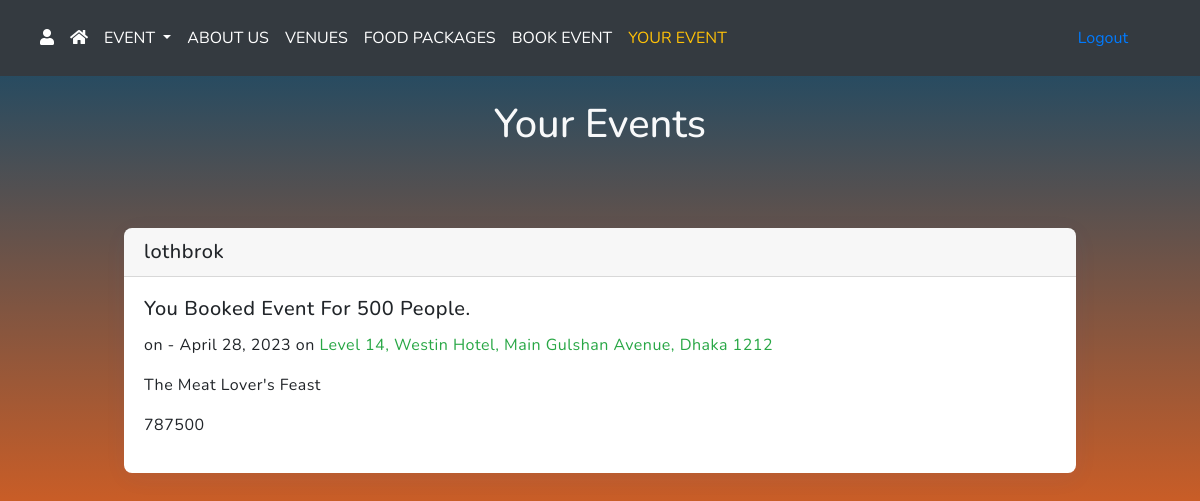
The page /user_cart (signed in) on the database its author committed.
### website/models.py (models this page shows, shortened)
class Book_event(models.Model):
    name = models.CharField(max_length = 100)
    mobile = models.CharField(max_length = 14)
    email = models.EmailField()
    people = models.IntegerField()
    date = models.DateField()
    event = models.CharField(max_length = 1000)
    food =  models.ForeignKey(Food, on_delete = models.CASCADE, default = "")
    address = models.CharField(max_length = 500)
    venue = models.ForeignKey(Venue, on_delete = models.CASCADE, default = " ")
    message = models.TextField()
    user=models.ForeignKey(User, on_delete=models.CASCADE, default='')
    bill = models.IntegerField()

class Food(models.Model):
    package = models.CharField(max_length = 200)
    item1 = models.CharField(max_length = 50)
    item2 = models.CharField(max_length = 50)
    item3 = models.CharField(max_length = 50)
    item4 = models.CharField(max_length = 50)
    pack_price = models.IntegerField()
    def __str__(self):
        return self.package

### website/views.py (the view)
# urls.py: path("user_cart", views.usercart, name = "user_cart"),
def usercart(request):
    my_cart = Book_event.objects.filter(user=request.user)
    return render(request, 'user_cart.html', {'my_cart': my_cart})

### website/templates/user_cart.html (shortened to what this page needs)
{% extends 'base.html'%}
{% block content%}
<body id="cart-body">
  <header>
    <div class="cotainer">
        <div class="row">
            <div class="col-md-12 col-sm-12 col-xs-12 text-light text-center p-4 mb-4">
              <h1>Your Events</h1>
            </div>
        </div>
    </div>
  </header>
  <main>
  <section class="cart-section">
    <div class="container-fluid">
      <div class="row">
          {% if my_cart %}
          {% for cart in my_cart %}
          <div class="col-md-10 col-sm-10 col-xs-10 p-4 offset-1">
            <div class="card">
              <h5 class="card-header">{{cart.name}}</h5>
            <div class="card-body">
              <h5 class="card-title">You Booked Event For {{cart.people}} People.</h5>
              <p class="card-text">on - {{cart.date}} on <span class="text-success">{{cart.address}}</span> </p>
              <p>{{cart.food}}</p>
              <p>{{cart.bill}}</p>
            </div>
            </div>
          </div>
          {% endfor %}
          {% endif %}
      </div>
    </div>
  </section>
  </main>
</body>
{% endblock content%}

### website/static/evenstyle.css (style rules this page uses)
body { background: linear-gradient(0.25turn, #004968, #7c4000); }
#cart-body { background-image: linear-gradient(#0B486B,#f56217); overflow-x:hidden; font-family: 'Nunito', sans-serif; }
.cart-section { margin-bottom: 120px; }
.card { border: 0; -webkit-transition: all .3s ease; transition: all .3s ease; letter-spacing: .5px; border-radius: 8px; -webkit-box-shadow: 1px 5px 24px 0 rgba(68,102,242,.05); box-shadow: 1px 5px 24px 0 rgba(68,102,242,.05); }
.card .card-body { background-color: transparent; }

### rows shown on the page
Book_event: name "lothbrok", people "500", date "April 28, 2023", address "Level 14, Westin Hotel, Main Gulshan Avenue, Dhaka 1212", food "The Meat Lover's Feast", bill "787500"
